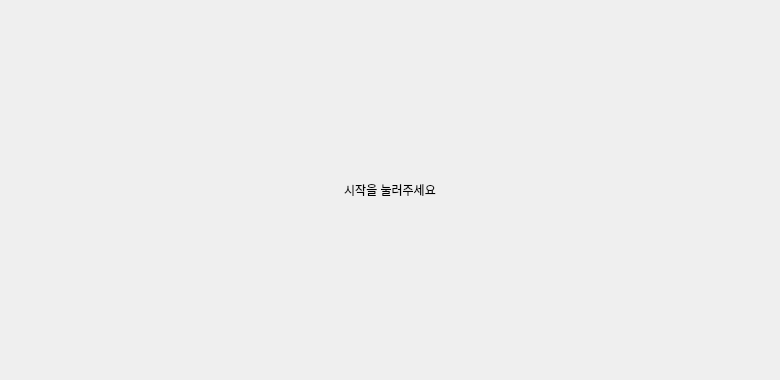
<?xml version="1.0" encoding="UTF-8"?>
<ui version="4.0">
 <class>Cover</class>
 <widget class="QWidget" name="Cover">
  <property name="geometry">
   <rect>
    <x>0</x>
    <y>0</y>
    <width>780</width>
    <height>380</height>
   </rect>
  </property>
  <property name="windowTitle">
   <string>Form</string>
  </property>
  <widget class="QLabel" name="lbl_txt">
   <property name="geometry">
    <rect>
     <x>0</x>
     <y>0</y>
     <width>780</width>
     <height>380</height>
    </rect>
   </property>
   <property name="styleSheet">
    <string notr="true">font: 81 48pt &quot;나눔스퀘어OTF ExtraBold&quot;;</string>
   </property>
   <property name="text">
    <string>시작을 눌러주세요</string>
   </property>
   <property name="alignment">
    <set>Qt::AlignCenter</set>
   </property>
  </widget>
 </widget>
 <resources/>
 <connections/>
</ui>
